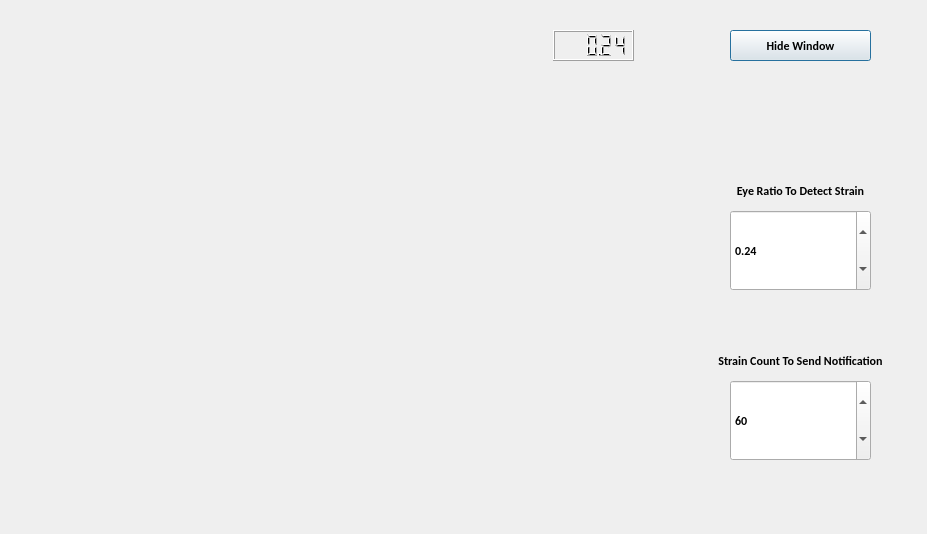
<?xml version="1.0" encoding="UTF-8"?>
<ui version="4.0">
 <class>OutputDialog</class>
 <widget class="QDialog" name="OutputDialog">
  <property name="geometry">
   <rect>
    <x>0</x>
    <y>0</y>
    <width>927</width>
    <height>534</height>
   </rect>
  </property>
  <property name="sizePolicy">
   <sizepolicy hsizetype="Preferred" vsizetype="Preferred">
    <horstretch>0</horstretch>
    <verstretch>0</verstretch>
   </sizepolicy>
  </property>
  <property name="minimumSize">
   <size>
    <width>0</width>
    <height>0</height>
   </size>
  </property>
  <property name="maximumSize">
   <size>
    <width>1920</width>
    <height>1080</height>
   </size>
  </property>
  <property name="font">
   <font>
    <family>Calibri</family>
    <weight>75</weight>
    <bold>true</bold>
   </font>
  </property>
  <property name="contextMenuPolicy">
   <enum>Qt::DefaultContextMenu</enum>
  </property>
  <property name="windowTitle">
   <string>Eye Strain Detector</string>
  </property>
  <property name="autoFillBackground">
   <bool>false</bool>
  </property>
  <property name="styleSheet">
   <string notr="true"/>
  </property>
  <property name="sizeGripEnabled">
   <bool>false</bool>
  </property>
  <property name="modal">
   <bool>false</bool>
  </property>
  <widget class="QLabel" name="imgLabel">
   <property name="geometry">
    <rect>
     <x>10</x>
     <y>10</y>
     <width>640</width>
     <height>480</height>
    </rect>
   </property>
   <property name="maximumSize">
    <size>
     <width>640</width>
     <height>480</height>
    </size>
   </property>
   <property name="text">
    <string/>
   </property>
  </widget>
  <widget class="QDoubleSpinBox" name="doubleSpinBox">
   <property name="geometry">
    <rect>
     <x>730</x>
     <y>210</y>
     <width>141</width>
     <height>81</height>
    </rect>
   </property>
   <property name="whatsThis">
    <string extracomment="The ratio your eyes need to be to be considered drowsy."/>
   </property>
   <property name="minimum">
    <double>0.160000000000000</double>
   </property>
   <property name="maximum">
    <double>0.300000000000000</double>
   </property>
   <property name="singleStep">
    <double>0.010000000000000</double>
   </property>
   <property name="value">
    <double>0.240000000000000</double>
   </property>
  </widget>
  <widget class="QSpinBox" name="spinBox">
   <property name="geometry">
    <rect>
     <x>730</x>
     <y>380</y>
     <width>141</width>
     <height>81</height>
    </rect>
   </property>
   <property name="whatsThis">
    <string extracomment="Number of times drowsiness is detected to send notification."/>
   </property>
   <property name="accelerated">
    <bool>true</bool>
   </property>
   <property name="minimum">
    <number>20</number>
   </property>
   <property name="maximum">
    <number>120</number>
   </property>
   <property name="value">
    <number>60</number>
   </property>
  </widget>
  <widget class="QLabel" name="label">
   <property name="geometry">
    <rect>
     <x>680</x>
     <y>340</y>
     <width>241</width>
     <height>41</height>
    </rect>
   </property>
   <property name="text">
    <string>Strain Count To Send Notification</string>
   </property>
   <property name="textFormat">
    <enum>Qt::PlainText</enum>
   </property>
   <property name="scaledContents">
    <bool>false</bool>
   </property>
   <property name="alignment">
    <set>Qt::AlignCenter</set>
   </property>
  </widget>
  <widget class="QLabel" name="label_2">
   <property name="geometry">
    <rect>
     <x>680</x>
     <y>170</y>
     <width>241</width>
     <height>41</height>
    </rect>
   </property>
   <property name="text">
    <string>Eye Ratio To Detect Strain</string>
   </property>
   <property name="alignment">
    <set>Qt::AlignCenter</set>
   </property>
  </widget>
  <widget class="QLCDNumber" name="lcdNumber">
   <property name="geometry">
    <rect>
     <x>553</x>
     <y>30</y>
     <width>81</width>
     <height>31</height>
    </rect>
   </property>
   <property name="smallDecimalPoint">
    <bool>true</bool>
   </property>
   <property name="value" stdset="0">
    <double>0.240000000000000</double>
   </property>
  </widget>
  <widget class="QPushButton" name="pushButton">
   <property name="geometry">
    <rect>
     <x>730</x>
     <y>30</y>
     <width>141</width>
     <height>31</height>
    </rect>
   </property>
   <property name="text">
    <string>Hide Window</string>
   </property>
  </widget>
 </widget>
 <resources>
  <include location="resource.qrc"/>
 </resources>
 <connections/>
</ui>
